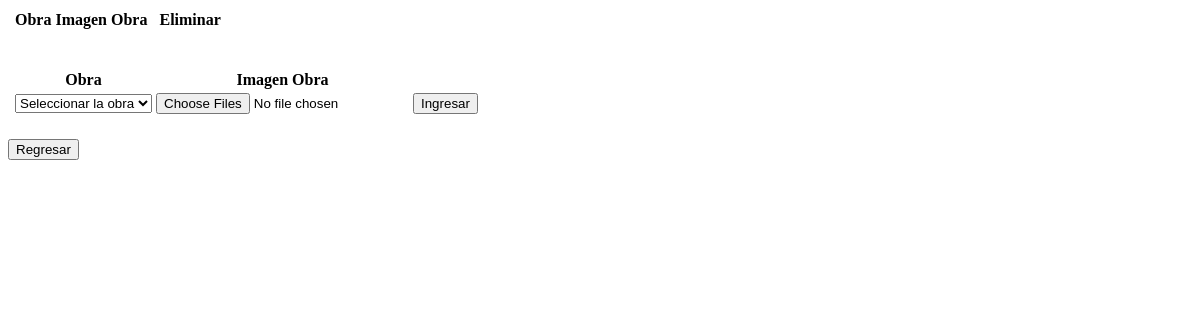
Page /view/ObraImagenesView.php on the earlier database version.
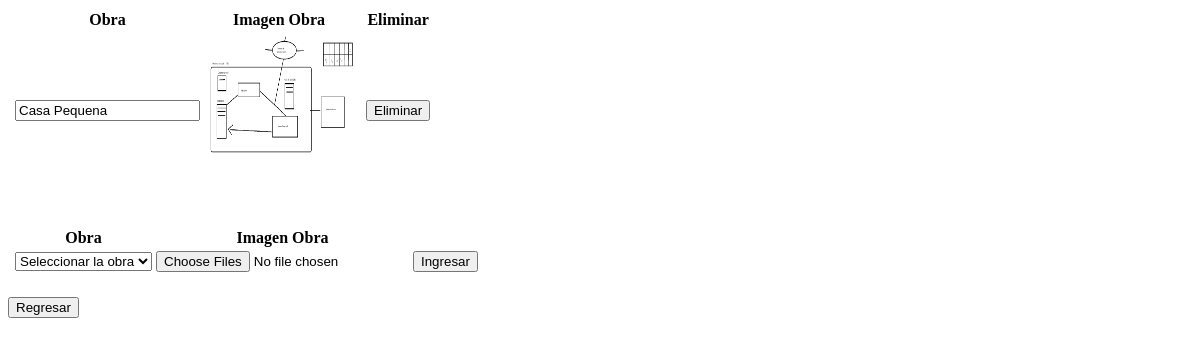
Same page on the later database version.
### tables this page shows
CREATE TABLE `tbobraimagenes` (
  `tbobraimagenesid` int(11) NOT NULL,
  `tbobraid` int(11) NOT NULL,
  `tbobraimagenesruta` varchar(200) NOT NULL
);

CREATE TABLE `tbobra` (
  `tbobraid` int(11) NOT NULL,
  `tbobranombre` varchar(100) NOT NULL,
  `tbobradescripcion` text NOT NULL,
  `tbclienteid` int(11) NOT NULL,
  `tbobrafechainicio` date NOT NULL,
  `tbobrafechaentrega` date NOT NULL,
  `tbobrafechaestimadofinalizacion` date NOT NULL,
  `tbobracostoestimado` int(11) NOT NULL,
  `tbobracostofinalizado` int(11) NOT NULL,
  `tbobradiasfinalizacionanticipada` int(11) NOT NULL,
  `tbobradiasfinalizacionatrasado` int(11) NOT NULL,
  `tbobraganancia` int(11) NOT NULL,
  `tbobraperdida` int(11) NOT NULL,
  `tbobradiasestimadoobra` int(11) NOT NULL,
  `tbobrafinalizada` tinyint(4) NOT NULL
);

### data/ObraImagenesData.php (called while the page is built, shortened)
<?php
include '../domain/ObraImagenes.php';
class ObraImagenesData extends Data{
    public function getAllObraImagenes() {
        $conn = mysqli_connect($this->server, $this->user, $this->password, $this->db);
        $conn->set_charset('utf8');
        $querySelect = "SELECT * FROM tbobraimagenes;";
        $result = mysqli_query($conn, $querySelect);
        $obraimagenes = [];
        while ($row = mysqli_fetch_array($result)) {
            $currentobra = new ObraImagenes($row['tbobraimagenesid'], $row['tbobraid'],
            $row['tbobraimagenesruta']);
            array_push($obraimagenes, $currentobra);
        }
        return $obraimagenes;
    }
}
?>

### business/ObraImagenesBusiness.php (called while the page is built, shortened)
<?php
include '../data/ObraImagenesData.php';
class ObraImagenesBusiness{
    private $ObraImagenesData;
    public function ObraImagenesBusiness(){
        $this->ObraImagenesData = new ObraImagenesData();
    }
    public function getAllObraImagenes(){
        return $this->ObraImagenesData->getAllObraImagenes();
    }
}

### data/ObrasData.php (called while the page is built, shortened)
<?php
class ObrasData extends Data {
    public function getObra($obraId)
    {
        $conn = mysqli_connect($this->server, $this->user, $this->password, $this->db);
        $conn->set_charset('utf8');
        $querySelect = "SELECT * FROM tbobra WHERE tbobraid = " . $obraId . " ;";
        $result = mysqli_query($conn, $querySelect);
        $nombreObra = "";
        while ($row = mysqli_fetch_array($result)) {
            if($row['tbobraid'] == $obraId){
            $nombreObra = $row['tbobranombre'];
            }
        }
        return $nombreObra;
    }
}

### business/ObrasBusiness.php (called while the page is built, shortened)
<?php
include '../data/ObrasData.php';
class ObrasBusiness {
    private $ObrasData;
    public function ObrasBusiness() {
        $this->ObrasData = new ObrasData();
    }
    public function getObra($obraId){
        return $this->ObrasData->getObra($obraId);
    }
}

### domain/ObraImagenes.php (called while the page is built, shortened)
<?php
class ObraImagenes{
    private $obraImagenesRuta;
    public function ObraImagenes($obraImagenesId, $obraId, $obraImagenesRuta){
        $this->obraImagenesRuta = $obraImagenesRuta;
    }
	public function getObraImagenesRuta() {
		return $this->obraImagenesRuta;
	}
}

### view/ObraImagenesView.php (the view, shortened to what this page needs)
<!DOCTYPE html>
<html lang="en">
<head>
    <?php
        include '../business/ObraImagenesBusiness.php';
        include '../business/ObrasBusiness.php';
    ?>
</head>
<body>
<table>
    <tr>
        <th></th>
        <th>Obra</th>
        <th>Imagen Obra</th>
        <th></th>
        <th></th>
        <th>Eliminar</th>
        </tr>
        <tbody id="buscar">
        <?php
            $ObraImagenBusiness = new ObraImagenesBusiness();
            $ObrasBusiness = new ObrasBusiness();
            $allObras = $ObraImagenBusiness->getAllObraImagenes();
            foreach ($allObras as $current) {
                    echo '<form method="POST" enctype="multipart/form-data" action="../business/ObraImagenesAction.php">';
                    echo '<td><input readonly type="hidden" name="obraimagenid" id="obraimagenid" value="' . $current->getObraImagenesId() . '"/></td>';
                    echo '<td><input type="text" readonly name="obraid" id="obraid" value="' . $ObrasBusiness->getObra($current->getObraId()) . '"/></td>';
                    echo '<td><img src="../obraimagenes/'.$current->getObraImagenesRuta().'" name="obraimagen"  alt="" value="" width="150" height="150"></td>';
                    echo '<td><input readonly type="hidden" name="obraimagenid" id="obraimagenid" value="' . $current->getObraImagenesId()  . '"/></td>';
                    echo '<td><input readonly type="hidden" name="obraimagen" value="' . $current->getObraImagenesRuta() . '"/></td>';
                    echo '<td><button type="submit" name="delete" id="delete">Eliminar</button></td>';
                    echo '</form>';
                }
                ?>
        </tbody>
    </table>
    <br><br>
    <table>
            <tr>
            <th></th>
            <th>Obra</th>
            <th>Imagen Obra</th>
            </tr>
            <form method="post" enctype="multipart/form-data" action="../business/ObraImagenesAction.php">
                <tr>
                    <td><input required type="hidden" name="obraimagenid" id="obraimagenid" /></td>
                        <td><select name="obraid" id="" required>
                                <option value="">Seleccionar la obra</option>
                            </select></td>
                    <td><input required type="file" name="obraimagen[]" multiple></td>
                    <td><input type="submit" value="Ingresar" name="create" id="create" /></td>
                </tr>
            </form>
            <tr>
                    <td></td>
                    <td>
                    </td>
                </tr>
        </table>
        <br>
        <form action ="../business/HomeAction.php" method = "POST">
        <button type="submit" name="regresar"> Regresar</button>
        </form>
</body>
</html>

Differences in the rows shown:
added tbobraimagenes: obraid "Casa Pequena", tbobraimagenesruta (picture)
